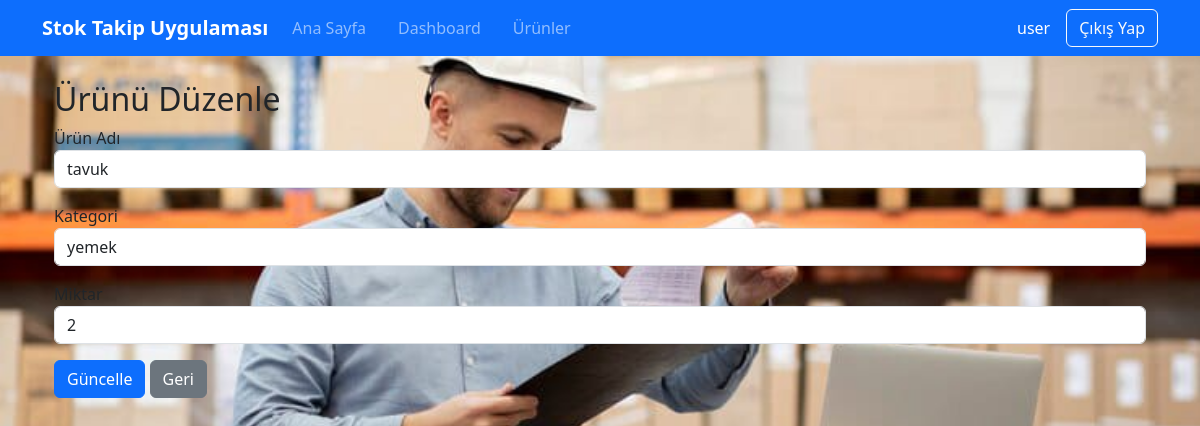
Screenshot of /urun/duzenle/2 (signed in) with the database file from the repository.
### app.py (models this page shows)
class User(db.Model, UserMixin):
    id = db.Column(db.Integer, primary_key=True)
    name = db.Column(db.String(100), nullable=False)
    email = db.Column(db.String(100), unique=True, nullable=False)
    password = db.Column(db.String(100), nullable=False)

class Product(db.Model):
    id = db.Column(db.Integer, primary_key=True)
    name = db.Column(db.String(100), nullable=False)
    category = db.Column(db.String(100), nullable=False)
    quantity = db.Column(db.Integer, nullable=False)
    updated_at = db.Column(db.String(20), nullable=False)

### app.py (the view, shortened to what this page needs)
@app.route('/urun/duzenle/<int:id>', methods=['GET', 'POST'])
@login_required
def urun_duzenle(id):
    urun = Product.query.get_or_404(id)
    return render_template('urun_duzenle.html', urun=urun)

### app.py (called while the page is built)
@login_manager.user_loader
def load_user(user_id):
    return User.query.get(int(user_id))

### templates/urun_duzenle.html
{% extends "base.html" %}
{% block page_class %}urun_duzenle-background{% endblock %}
{% block content %}
<div class="container mt-4">
    <h2>Ürünü Düzenle</h2>
    <form method="POST">
        <div class="mb-3">
            <label>Ürün Adı</label>
            <input type="text" name="name" class="form-control" value="{{ urun.name }}" required>
        </div>
        <div class="mb-3">
            <label>Kategori</label>
            <input type="text" name="category" class="form-control" value="{{ urun.category }}" required>
        </div>
        <div class="mb-3">
            <label>Miktar</label>
            <input type="number" name="quantity" class="form-control" value="{{ urun.quantity }}" required>
        </div>
        <button type="submit" class="btn btn-primary">Güncelle</button>
        <a href="{{ url_for('urun_listesi') }}" class="btn btn-secondary">Geri</a>
    </form>
</div>
{% endblock %}

### templates/base.html (shortened to what this page needs)
<!DOCTYPE html>
<html lang="tr">
<head>
    <link href="https://cdn.jsdelivr.net/npm/bootstrap@5.3.0/dist/css/bootstrap.min.css" rel="stylesheet">
    <link rel="stylesheet" href="https://cdn.jsdelivr.net/npm/bootstrap-icons@1.7.2/font/bootstrap-icons.css">
    <link rel="stylesheet" href="{{ url_for('static', filename='background.css') }}">
</head>
<body class="{% block page_class %}{% endblock %}">
    <nav class="navbar navbar-expand-lg navbar-dark bg-primary">
        <div class="container">
            <a class="navbar-brand" href="/">Stok Takip Uygulaması</a>
            <div class="collapse navbar-collapse" id="navbarNav">
                <ul class="navbar-nav me-auto mb-2 mb-lg-0">
                    <li class="nav-item">
                        <a class="nav-link" href="/">Ana Sayfa</a>
                    </li>
                    <li class="nav-item">
                        <a class="nav-link" href="/dashboard">Dashboard</a>
                    </li>
                    <li class="nav-item">
                        <a class="nav-link" href="/urunler">Ürünler</a>
                    </li>
                </ul>
                <div class="auth-buttons">
                    {% if current_user.is_authenticated %}
                        <span class="navbar-text text-white me-2">{{ current_user.name }}</span>
                        <a href="/logout" class="btn btn-outline-light">Çıkış Yap</a>
                    {% else %}
                        <a href="/login" class="btn btn-outline-light">Giriş Yap</a>
                        <a href="/register" class="btn btn-light">Kayıt Ol</a>
                    {% endif %}
                </div>
            </div>
        </div>
    </nav>
    <div class="container mt-4">
        {% block content %}{% endblock %}
    </div>
</body>
</html>

### static/background.css (style rules this page uses)
.urun_duzenle-background { background-image: url('/static/img/WhatsApp Image 2025-05-15 at 16.06.56 (2).jpeg'); background-size: cover; background-position: center; background-repeat: no-repeat; background-attachment: fixed; min-height: 100vh; width: 100%; }

### templates/base.html (style rules this page uses)
.navbar-brand { font-weight: bold; }
.auth-buttons { margin-left: auto; display: flex; align-items: center; gap: 0.5rem; }
.navbar-nav { flex-direction: row; gap: 1rem; }

### rows the page displays
User: name "user"
Product: name "tavuk", category "yemek", quantity "2"
